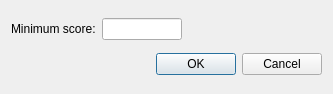
<?xml version="1.0" encoding="UTF-8"?>
<ui version="4.0">
 <class>CheckAbove</class>
 <widget class="QDialog" name="CheckAbove">
  <property name="geometry">
   <rect>
    <x>0</x>
    <y>0</y>
    <width>333</width>
    <height>94</height>
   </rect>
  </property>
  <property name="windowTitle">
   <string comment="IDD_CHECKABOVE">Check all pictures above...</string>
  </property>
  <layout class="QGridLayout" name="gridLayout">
   <item row="0" column="0">
    <widget class="QLabel" name="label">
     <property name="text">
      <string>Minimum score:</string>
     </property>
    </widget>
   </item>
   <item row="0" column="1">
    <widget class="QLineEdit" name="lineEdit">
     <property name="sizePolicy">
      <sizepolicy hsizetype="Maximum" vsizetype="Fixed">
       <horstretch>0</horstretch>
       <verstretch>0</verstretch>
      </sizepolicy>
     </property>
     <property name="maximumSize">
      <size>
       <width>80</width>
       <height>16777215</height>
      </size>
     </property>
    </widget>
   </item>
   <item row="1" column="1">
    <widget class="QDialogButtonBox" name="buttonBox">
     <property name="orientation">
      <enum>Qt::Horizontal</enum>
     </property>
     <property name="standardButtons">
      <set>QDialogButtonBox::Cancel|QDialogButtonBox::Ok</set>
     </property>
    </widget>
   </item>
  </layout>
 </widget>
 <resources/>
 <connections>
  <connection>
   <sender>buttonBox</sender>
   <signal>accepted()</signal>
   <receiver>CheckAbove</receiver>
   <slot>accept()</slot>
   <hints>
    <hint type="sourcelabel">
     <x>248</x>
     <y>254</y>
    </hint>
    <hint type="destinationlabel">
     <x>157</x>
     <y>274</y>
    </hint>
   </hints>
  </connection>
  <connection>
   <sender>buttonBox</sender>
   <signal>rejected()</signal>
   <receiver>CheckAbove</receiver>
   <slot>reject()</slot>
   <hints>
    <hint type="sourcelabel">
     <x>316</x>
     <y>260</y>
    </hint>
    <hint type="destinationlabel">
     <x>286</x>
     <y>274</y>
    </hint>
   </hints>
  </connection>
 </connections>
</ui>
